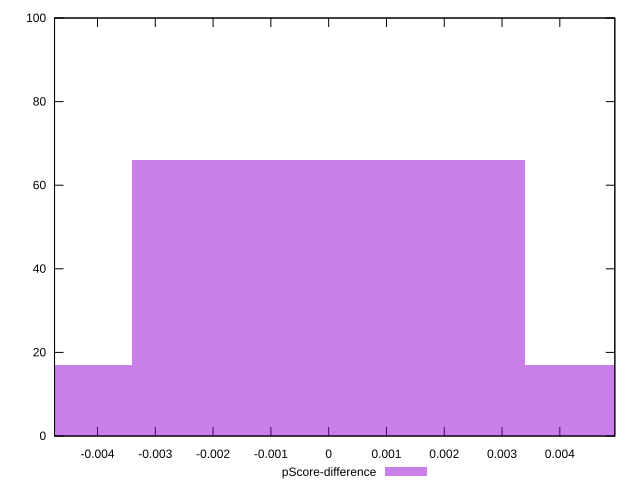

Source code (gnuplot):
reset

$pScoreDifference <<EOF
-0.006799796768948264 17
0 66
0.006799796768948264 17
EOF

set key outside below
set boxwidth 0.006799796768948264
set xrange [-0.004743482926368281:0.004951707034809072]
set yrange [0:100]
set trange [0:100]
set style fill transparent solid 0.5 noborder
set terminal svg size 640, 490 enhanced background rgb 'white'
set output "report_00017_2021-02-10T15-08-03.406Z/max-potential-fid/samples/pages+cached+noadtech+nomedia+nocss/pScore-difference/histogram.svg"

plot $pScoreDifference title "pScore-difference" with boxes

reset
